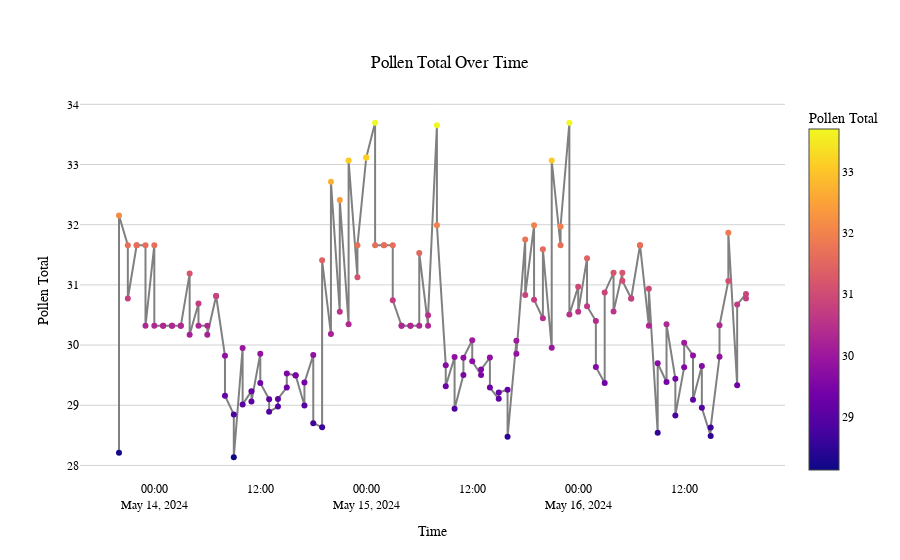

The notebook cell saved with this chart:
### Code cell
if 'pollen_total' in df.columns:
    fig = go.Figure()

    fig.add_trace(go.Scatter(
        x=df.index,
        y=df['pollen_total'],
        mode='markers+lines',  # 使用markers+lines模式
        name='Pollen Total',
        marker=dict(
            color=df['pollen_total'],  # 使用花粉总量值来定义颜色
            colorscale='Plasma',  # 选择颜色映射
            showscale=True,  # 显示颜色条
            colorbar=dict(
                title="Pollen Total"
            )
        ),
        line=dict(
            color='gray'  # 设置线条颜色
        )
    ))

    fig.update_layout(
        title={
            'text': 'Pollen Total Over Time',
            'y': 0.9,
            'x': 0.5,
            'xanchor': 'center',
            'yanchor': 'top'
        },
        xaxis_title='Time',
        yaxis_title='Pollen Total',
        hovermode='x',
        plot_bgcolor='rgba(0,0,0,0)',
        xaxis=dict(
            showgrid=False
        ),
        yaxis=dict(
            showgrid=True,
            gridcolor='lightgray'
        ),
        font=dict(
            family="Arial, sans-serif",
            size=12,
            color="black"
        )
    )

    fig.show()

### Figure 1 — Plotly figure (JSON) as saved in the notebook; plotly's stock layout.template omitted (floating-point values rounded to 4 significant figures; data arrays with more than 128 entries replaced by an {"elided": "..."} marker saying what was removed)
{"data": [{"line": {"color": "gray"}, "marker": {"color": {"elided": "144 float values"}, "colorbar": {"title": {"text": "Pollen Total"}}, "colorscale": [[0, "#0d0887"], [0.1111, "#46039f"], [0.2222, "#7201a8"], [0.3333, "#9c179e"], [0.4444, "#bd3786"], [0.5556, "#d8576b"], [0.6667, "#ed7953"], [0.7778, "#fb9f3a"], [0.8889, "#fdca26"], [1, "#f0f921"]], "showscale": true}, "mode": "markers+lines", "name": "Pollen Total", "type": "scatter", "x": {"elided": "144 str values"}, "y": {"elided": "144 float values"}}], "layout": {"font": {"color": "black", "family": "Arial, sans-serif", "size": 12}, "hovermode": "x", "plot_bgcolor": "rgba(0,0,0,0)", "title": {"text": "Pollen Total Over Time", "x": 0.5, "xanchor": "center", "y": 0.9, "yanchor": "top"}, "xaxis": {"showgrid": false, "title": {"text": "Time"}}, "yaxis": {"gridcolor": "lightgray", "showgrid": true, "title": {"text": "Pollen Total"}}}}
